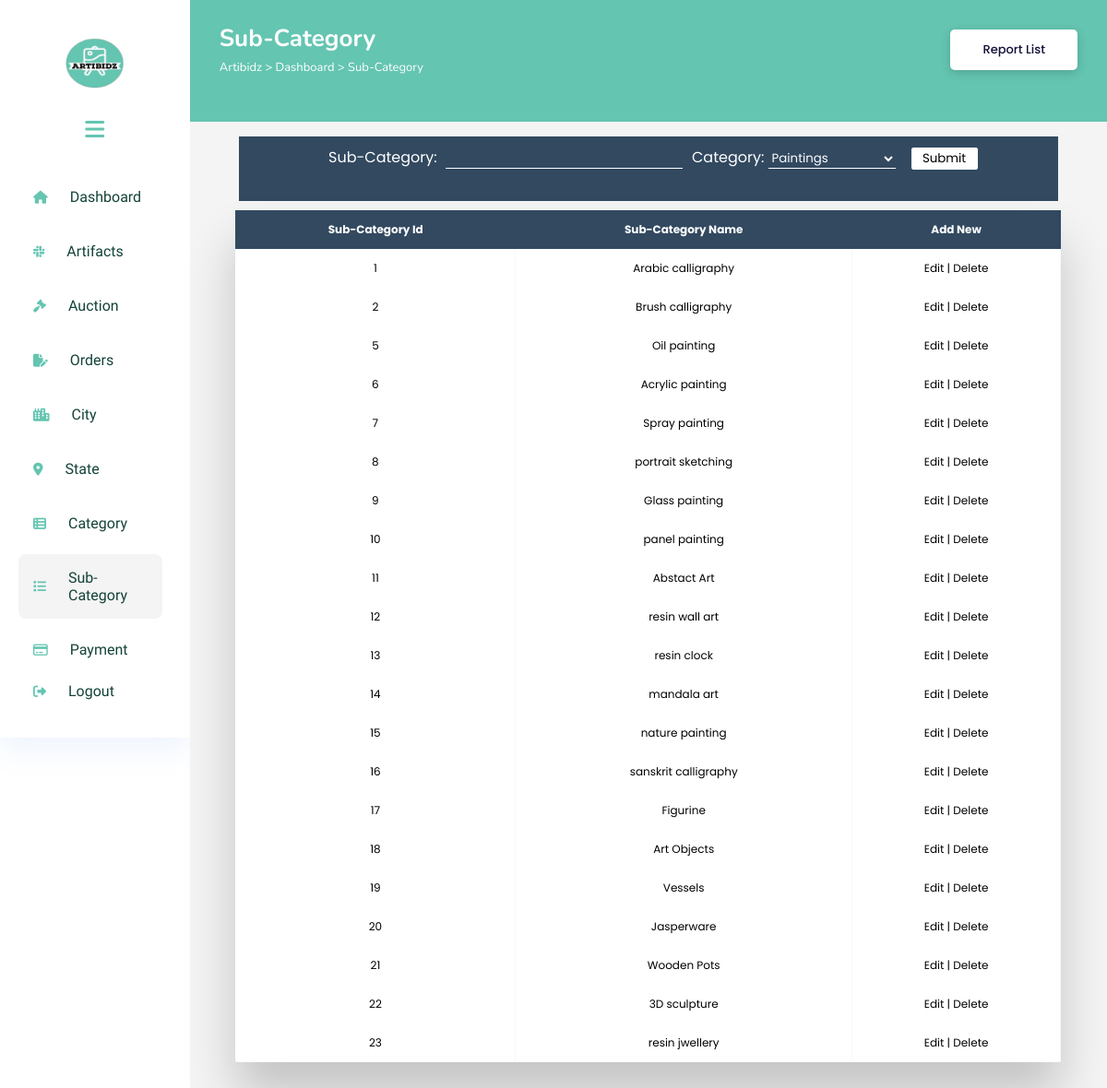
The app's page /Admin/sub_category.php with its own data.
### tables this page shows
CREATE TABLE `sub_category` (
  `sub_cat_id` int(11) NOT NULL,
  `sub_cat_name` varchar(30) NOT NULL,
  `cat_id` int(11) NOT NULL
);

### Admin/sub_category.php (the view, shortened to what this page needs)
<!DOCTYPE html>
<html lang="en">
<head>
    <link rel="stylesheet" href="https://cdnjs.cloudflare.com/ajax/libs/font-awesome/6.5.1/css/all.min.css" />
    <link rel="stylesheet" href="stylecity.css">
</head>
<body>
    <div class="sidebar" id="mySidebar">
        <header>
            <div class="logo">
                <img src="artibidz-logo.png" alt="">
            </div>
            <div class="bar" onclick="toggleSidebar()">
                <i class="fa-sharp fa-solid fa-bars fa-xl"></i>
            </div>
        </header>
        <div class="scrollbox">
            <div class="scrollbox-inner">
                <ul class="menu">
                    <li>
                <a href="admin.php">
                    <i class="fa-solid fa-house"></i>
                    <span>Dashboard</span>
                </a>
            </li>
            <li>
                <a href="art_show.php">
                    <i class="fa-brands fa-slack"></i>
                    <span>Artifacts</span>
                </a>
            </li>
            <li>
                <a href="show_bid.php">
                    <i class="fa-solid fa-gavel"></i>
                    <span>Auction</span>
                </a>
            </li>
            <li>
                <a href="view_order.php">
                    <i class="fa-solid fa-file-pen"></i>
                    <span>Orders</span>
                </a>
            </li>
            <li>
                <a href="city.php">
                    <i class="fa-solid fa-city"></i>
                    <span>City</span>
                </a>
            </li>
            <li>
                <a href="state.php">
                    <i class="fa-solid fa-location-dot"></i>
                    <span>State</span>
                </a>
            </li>
            <li>
                <a href="category.php">
                    <i class="fa-solid fa-table-list"></i>
                    <span>Category</span>
                </a>
            </li>
            <li class="active">
                <a href="sub_category.php">
                    <i class="fa-solid fa-list"></i>
                    <span>Sub-Category</span>
                </a>
            </li>
            <li>
                <a href="payment.php">
                    <i class="fa-regular fa-credit-card"></i>
                    <span>Payment</span>
                </a>
            </li>
            </ul>
        </div>
        </div>
        <footer>
        <ul class="menu">
            <li>
                <a href="../login/login.php">
                    <i class="fa-solid fa-right-from-bracket"></i>
                    <span>Logout</span>
                </a>
            </li>
        </ul>
    </footer>
    </div>
    <div class="main-content">
        <div class="header-wrapper">
            <div class="header-title">
                <h2>Sub-Category</h2>
                <span class="path">Artibidz > Dashboard > Sub-Category</span>
            </div>
            <div class="user-info">
                <a href="order_report.php" class="report-list">Report List</a>
            </div>
        </div>
        <div class="body-wrapper">
    <div class="search">
    <form action="sub_cat_ins.php" method="post">
            <div class="take-input">
                <div class="take-input-1">
                <label>
                    Sub-Category:
                </label>
                    <input type="text" name="sub_cat_name">
                </div>
                <div class="take-input-2">
                    <label>
                        Category:
                    </label>
                    <select name="cat_id" id="">
                    <?php
                    $cn=mysqli_connect("localhost","root","","artibidz") or die("Check connection");
                    $sql="select * from category";
                    $result=mysqli_query($cn,$sql);
                    while($row=mysqli_fetch_array($result))
                    {
                    echo "<option value='${row['cat_id']}'>${row['cat_name']}</option>";
                    }
                    ?>
                    </select>
                </div>
                <div class="btn-submit">
                <input type="submit" value="Submit" name="btn">
                </div>
            </div>
            <div class="show-result">
    </form>
<?php
    $sql = "select * from sub_category";
    $result = mysqli_query($cn,$sql);
    echo "<br>";
?>
            </div>
        </div>
<?php
    echo "<div class='table-wrapper'>";
    echo " <table class='fl-table'>";
    echo "<thead>";
    echo "<tr>";
    echo "<th>Sub-Category Id</th>";
    echo "<th>Sub-Category Name</th>";
    echo "<th>Add New</th>";
    echo "</tr>";
    echo "</thead>";
    while($row = mysqli_fetch_array($result))   {
        echo "<tr>";
        echo "<tbody>";
        echo "<td>{$row['sub_cat_id']}</td>";
        echo "<td>{$row['sub_cat_name']}</td>";
        echo "<td>
        <a class='anchor' href='edit_sub_category.php?sub_cat_id=$row[sub_cat_id]'>Edit</a> |
        <a class='anchor' href='del_sub_category.php?sub_cat_id=$row[sub_cat_id]'>Delete</a></td>";
        echo "</tr>";
    }
    echo "</table>";
    echo "</div>";
    ?>
    </div>
    </body>
    </html>

### Admin/stylecity.css (style rules this page uses)
* { margin: 0; padding: 0; border: none; outline: none; box-sizing: border-box; font-family: "Poppins", sans-serif; box-sizing: border-box; -webkit-box-sizing: border-box; -moz-box-sizing: border-box; }
body { display: flex; }
.sidebar { position: sticky; top: 0; left: 0; bottom: 0; width: 20%; height: 100vh; padding: 0 1.7rem; color: #fff; overflow: hidden; transition: all 0.5s linear; background-color: white; box-shadow: 0 12px 30px rgba(80,143,244,.1); }
.bar { display: flex; justify-content: center; align-items: center; height: 80px; color: #64c5b1; }
.menu { height: 88%; position: relative; list-style: none; padding: 0; }
.menu li { padding: 1rem; margin: 8px 0; border-radius: 8px; transition: all 0.5s ease-in-out; }
.menu li:hover, .active { background: #e0e0e058; }
.menu a { color: #64c5b1; font-size: 14px; text-decoration: none; display: flex; align-items: center; gap: 1.5rem; }
.menu a span { overflow: hidden; font-size: 16px; font-weight: 400; font-family: 'Comfortaa', sans-serif; color: #144339; }
.main-content { position: relative; background: #f3f4f3; width: 100%; }
.logo { display: flex; justify-content: center; align-items: center; height: 10vh; }
.logo img { width: 65px; height: 55px; cursor: pointer; border-radius: 50%; margin-top: 4.5vh; }
.header-wrapper { display: flex; justify-content: space-between; align-items: center; flex-wrap: wrap; color: #fff; background: #64c5b1; padding: 3rem 2rem; padding-top: 1.5rem; padding-bottom: 3rem; margin-bottom: 1rem; }
h2 { font-family: 'Nunito', sans-serif; font-size: 26px; }
.header-title span { font-family: 'Nunito', sans-serif; font-size: 13px; }
.user-info { display: flex; align-items: center; gap: 1; }
.report-list { display: inline-block; padding: 14px 35px; line-height: 16px; font-size: 13px; font-weight: 500; border-radius: 5px; background-color: #fff; background: #fff; text-shadow: none; color: #101038; box-shadow: 0 3px 11px rgba(0,0,0,.17); transition: 1s; }
a { text-decoration: none; }
.body-wrapper { display: flex; align-items: center; justify-content: center; flex-direction: column; }
.anchor { text-decoration: none; color: black; }
.table-wrapper { margin: 10px 70px 70px; box-shadow: 0px 35px 50px rgba( 0, 0, 0, 0.2 ); width: 90%; }
.fl-table { border-radius: 5px; font-size: 12px; font-weight: normal; border: none; border-collapse: collapse; width: 100%; max-width: 100%; white-space: nowrap; background-color: white; }
.fl-table td, .fl-table th { text-align: center; padding: 12px; }
.fl-table td { border-right: 1px solid #f8f8f8; font-size: 12px; }
.fl-table thead th { color: #ffffff; background: #324960; }
.fl-table thead th:nth-child(odd) { color: #ffffff; background: #324960; }

### Admin/sub_category.php (style rules this page uses)
.scrollbox { overflow: auto; padding-right: 10px; height: 67vh; }
.sidebar { display: flex; flex-direction: column; padding: 20px 20px 0 20px; }
.logo img { margin-top:2vh; }
.body-wrapper { display:flex; flex-direction:column; justify-content:center; align-items:center; }
.search { display:flex; flex-direction:column; justify-content:center; align-items:center; background:#324960; width:74vw; color:white; }
.take-input { display:flex; justify-content:space-around; align-items:center; padding:5px; }
.take-input-1, .take-input-2 { padding:5px; }
.take-input-1 label, .take-input-1 label { padding:5px; }
.btn-submit { text-align:center; margin-left:1vw; }
input[type="submit"] { background:#fff; border:1px solid white; height:3vh; width:6vw; border-radius:2px; color:black; }
input[type="text"] { background:transparent; border-bottom:1px solid #fff; color:#fff; }
select { background:transparent; color:white; border-bottom:1px solid #fff; }
.show-result { width: 41vw; text-align: center; }

### records on screen
sub_category: sub_cat_id "1", sub_cat_name "Arabic calligraphy"
sub_category: sub_cat_id "2", sub_cat_name "Brush calligraphy"
sub_category: sub_cat_id "5", sub_cat_name "Oil painting"
sub_category: sub_cat_id "6", sub_cat_name "Acrylic painting"
sub_category: sub_cat_id "7", sub_cat_name "Spray painting"
sub_category: sub_cat_id "8", sub_cat_name "portrait sketching"
sub_category: sub_cat_id "9", sub_cat_name "Glass painting"
sub_category: sub_cat_id "10", sub_cat_name "panel painting"
sub_category: sub_cat_id "11", sub_cat_name "Abstact Art"
sub_category: sub_cat_id "12", sub_cat_name "resin wall art"
sub_category: sub_cat_id "13", sub_cat_name "resin clock"
sub_category: sub_cat_id "14", sub_cat_name "mandala art"
sub_category: sub_cat_id "15", sub_cat_name "nature painting"
sub_category: sub_cat_id "16", sub_cat_name "sanskrit calligraphy"
sub_category: sub_cat_id "17", sub_cat_name "Figurine"
sub_category: sub_cat_id "18", sub_cat_name "Art Objects"
sub_category: sub_cat_id "19", sub_cat_name "Vessels"
sub_category: sub_cat_id "20", sub_cat_name "Jasperware"
sub_category: sub_cat_id "21", sub_cat_name "Wooden Pots"
sub_category: sub_cat_id "22", sub_cat_name "3D sculpture"
sub_category: sub_cat_id "23", sub_cat_name "resin jwellery"

### other values on screen
form field cat_id "Paintings"
